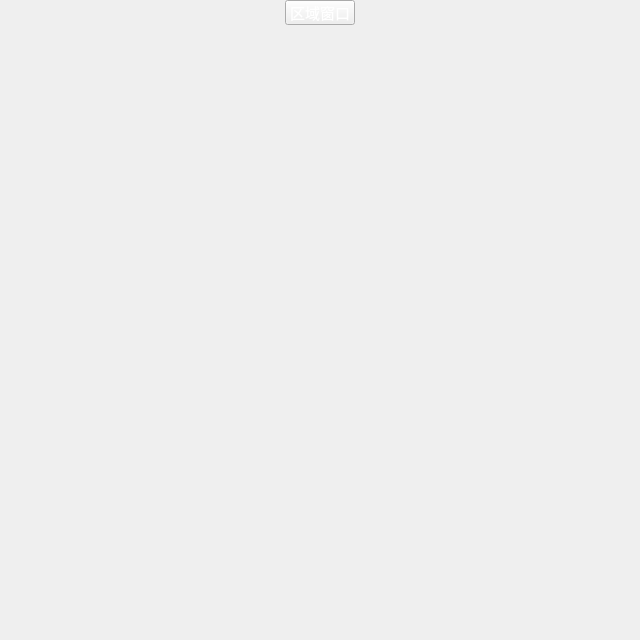
<?xml version="1.0" encoding="UTF-8"?>
<ui version="4.0">
 <class>RangeCapture</class>
 <widget class="QWidget" name="RangeCapture">
  <property name="geometry">
   <rect>
    <x>0</x>
    <y>0</y>
    <width>640</width>
    <height>640</height>
   </rect>
  </property>
  <property name="windowTitle">
   <string>RangeCapture</string>
  </property>
  <layout class="QVBoxLayout" name="verticalLayout">
   <property name="spacing">
    <number>0</number>
   </property>
   <property name="leftMargin">
    <number>0</number>
   </property>
   <property name="topMargin">
    <number>0</number>
   </property>
   <property name="rightMargin">
    <number>0</number>
   </property>
   <property name="bottomMargin">
    <number>0</number>
   </property>
   <item>
    <layout class="QHBoxLayout" name="horizontalLayout">
     <item>
      <spacer name="horizontalSpacer">
       <property name="orientation">
        <enum>Qt::Horizontal</enum>
       </property>
       <property name="sizeHint" stdset="0">
        <size>
         <width>40</width>
         <height>20</height>
        </size>
       </property>
      </spacer>
     </item>
     <item>
      <widget class="QPushButton" name="rect_pushButton">
       <property name="minimumSize">
        <size>
         <width>70</width>
         <height>25</height>
        </size>
       </property>
       <property name="maximumSize">
        <size>
         <width>70</width>
         <height>25</height>
        </size>
       </property>
       <property name="font">
        <font>
         <family>微软雅黑</family>
         <pointsize>11</pointsize>
        </font>
       </property>
       <property name="cursor">
        <cursorShape>PointingHandCursor</cursorShape>
       </property>
       <property name="styleSheet">
        <string notr="true">color: rgb(255, 255, 255);
border-image: url(:/LoginWindow/images/chatBtnColor.png);</string>
       </property>
       <property name="text">
        <string>区域窗口</string>
       </property>
      </widget>
     </item>
     <item>
      <spacer name="horizontalSpacer_2">
       <property name="orientation">
        <enum>Qt::Horizontal</enum>
       </property>
       <property name="sizeHint" stdset="0">
        <size>
         <width>40</width>
         <height>20</height>
        </size>
       </property>
      </spacer>
     </item>
    </layout>
   </item>
   <item>
    <spacer name="verticalSpacer">
     <property name="orientation">
      <enum>Qt::Vertical</enum>
     </property>
     <property name="sizeHint" stdset="0">
      <size>
       <width>20</width>
       <height>40</height>
      </size>
     </property>
    </spacer>
   </item>
   <item>
    <layout class="QHBoxLayout" name="horizontalLayout_2"/>
   </item>
  </layout>
 </widget>
 <layoutdefault spacing="6" margin="11"/>
 <resources>
  <include location="loginwindow.qrc"/>
 </resources>
 <connections/>
</ui>
